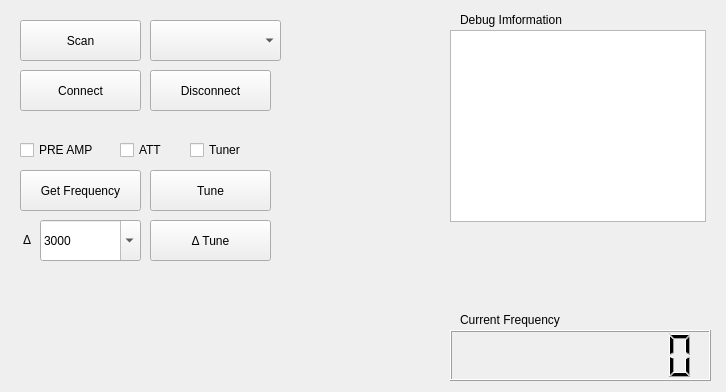
<?xml version="1.0" encoding="UTF-8"?>
<ui version="4.0">
 <class>Form</class>
 <widget class="QWidget" name="Form">
  <property name="geometry">
   <rect>
    <x>0</x>
    <y>0</y>
    <width>726</width>
    <height>392</height>
   </rect>
  </property>
  <property name="windowTitle">
   <string>Form</string>
  </property>
  <widget class="QPushButton" name="pushButton">
   <property name="geometry">
    <rect>
     <x>20</x>
     <y>20</y>
     <width>121</width>
     <height>41</height>
    </rect>
   </property>
   <property name="text">
    <string>Scan</string>
   </property>
  </widget>
  <widget class="QComboBox" name="ScanBox">
   <property name="geometry">
    <rect>
     <x>150</x>
     <y>20</y>
     <width>131</width>
     <height>41</height>
    </rect>
   </property>
  </widget>
  <widget class="QPushButton" name="ConnectButton">
   <property name="geometry">
    <rect>
     <x>20</x>
     <y>70</y>
     <width>121</width>
     <height>41</height>
    </rect>
   </property>
   <property name="text">
    <string>Connect</string>
   </property>
  </widget>
  <widget class="QTextBrowser" name="message_box">
   <property name="geometry">
    <rect>
     <x>450</x>
     <y>30</y>
     <width>256</width>
     <height>192</height>
    </rect>
   </property>
  </widget>
  <widget class="QPushButton" name="TuneButton">
   <property name="geometry">
    <rect>
     <x>150</x>
     <y>170</y>
     <width>121</width>
     <height>41</height>
    </rect>
   </property>
   <property name="text">
    <string>Tune</string>
   </property>
  </widget>
  <widget class="QCheckBox" name="preamp_ck">
   <property name="geometry">
    <rect>
     <x>20</x>
     <y>140</y>
     <width>82</width>
     <height>20</height>
    </rect>
   </property>
   <property name="text">
    <string>PRE AMP</string>
   </property>
  </widget>
  <widget class="QCheckBox" name="att_ck">
   <property name="geometry">
    <rect>
     <x>120</x>
     <y>140</y>
     <width>82</width>
     <height>20</height>
    </rect>
   </property>
   <property name="text">
    <string>ATT</string>
   </property>
  </widget>
  <widget class="QCheckBox" name="tuner_ck">
   <property name="geometry">
    <rect>
     <x>190</x>
     <y>140</y>
     <width>82</width>
     <height>20</height>
    </rect>
   </property>
   <property name="text">
    <string>Tuner</string>
   </property>
  </widget>
  <widget class="QPushButton" name="plus3ktuneButton">
   <property name="geometry">
    <rect>
     <x>150</x>
     <y>220</y>
     <width>121</width>
     <height>41</height>
    </rect>
   </property>
   <property name="text">
    <string>Δ Tune</string>
   </property>
  </widget>
  <widget class="QLCDNumber" name="freq_disp">
   <property name="geometry">
    <rect>
     <x>450</x>
     <y>330</y>
     <width>261</width>
     <height>51</height>
    </rect>
   </property>
   <property name="smallDecimalPoint">
    <bool>true</bool>
   </property>
   <property name="digitCount">
    <number>8</number>
   </property>
  </widget>
  <widget class="QPushButton" name="DisconnectButton">
   <property name="geometry">
    <rect>
     <x>150</x>
     <y>70</y>
     <width>121</width>
     <height>41</height>
    </rect>
   </property>
   <property name="text">
    <string>Disconnect</string>
   </property>
  </widget>
  <widget class="QPushButton" name="GetFreqButton">
   <property name="geometry">
    <rect>
     <x>20</x>
     <y>170</y>
     <width>121</width>
     <height>41</height>
    </rect>
   </property>
   <property name="text">
    <string>Get Frequency</string>
   </property>
  </widget>
  <widget class="QComboBox" name="delta_freq">
   <property name="geometry">
    <rect>
     <x>40</x>
     <y>220</y>
     <width>101</width>
     <height>41</height>
    </rect>
   </property>
   <property name="editable">
    <bool>true</bool>
   </property>
   <property name="currentText">
    <string>3000</string>
   </property>
   <property name="placeholderText">
    <string/>
   </property>
  </widget>
  <widget class="QLabel" name="label">
   <property name="geometry">
    <rect>
     <x>23</x>
     <y>230</y>
     <width>41</width>
     <height>20</height>
    </rect>
   </property>
   <property name="text">
    <string>Δ</string>
   </property>
  </widget>
  <widget class="QLabel" name="label_2">
   <property name="geometry">
    <rect>
     <x>460</x>
     <y>310</y>
     <width>111</width>
     <height>20</height>
    </rect>
   </property>
   <property name="text">
    <string>Current Frequency</string>
   </property>
  </widget>
  <widget class="QLabel" name="label_3">
   <property name="geometry">
    <rect>
     <x>460</x>
     <y>10</y>
     <width>161</width>
     <height>20</height>
    </rect>
   </property>
   <property name="text">
    <string>Debug Imformation</string>
   </property>
  </widget>
 </widget>
 <resources/>
 <connections/>
</ui>
